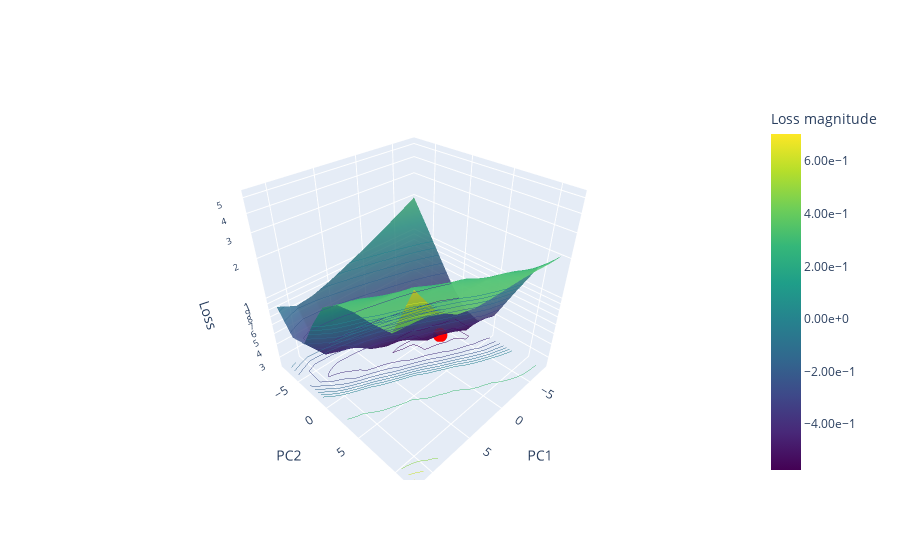

Here is the notebook cell this chart was saved with:
### Code cell
surface = go.Surface(
        x=xx,
        y=yy,
        z=grid_losses,
        opacity=0.8,
        name="grid point",
        coloraxis="coloraxis",
        colorscale="Viridis",
    )

# adding a log scale on Z
layout = go.Layout(
    scene=dict(xaxis_title="PC1", yaxis_title="PC2", zaxis_title=" Loss", zaxis=dict(type='log')),
    coloraxis=dict(
        colorbar=dict(title="Loss magnitude", tickformat=".2e"),  # Format tick labels as scientific notation
        colorscale="Viridis",
        cmin=np.log10(grid_losses.min()),  # Set minimum value on color axis to log10(min(z))
        cmax=np.log10(grid_losses.max()),  # Set maximum value on color axis to log10(max(z))
),
)

fig = go.Figure(data=[surface], layout=layout)


fig.update_traces(contours_z=dict(show=True, usecolormap=True,
                              highlightcolor="limegreen", project_z=True))

_min_x, _min_y = np.unravel_index(np.argmin(grid_losses), grid_losses.shape)
min_point = go.Scatter3d(
    x=[xx[_min_x, _min_y]],
    y=[yy[_min_x, _min_y]],
    z=[grid_losses[_min_x, _min_y]],
    mode='markers',
    marker=dict(
        size=5,
        color='red',                # set color to red
    ),
    name="global minimum"
)

fig.add_trace(min_point)

### Figure 1 — Plotly figure (JSON) as saved in the notebook; plotly's stock layout.template omitted (floating-point values rounded to 4 significant figures)
{"data": [{"coloraxis": "coloraxis", "colorscale": [[0, "#440154"], [0.1111, "#482878"], [0.2222, "#3e4989"], [0.3333, "#31688e"], [0.4444, "#26828e"], [0.5556, "#1f9e89"], [0.6667, "#35b779"], [0.7778, "#6ece58"], [0.8889, "#b5de2b"], [1, "#fde725"]], "contours": {"z": {"highlightcolor": "limegreen", "project": {"z": true}, "show": true, "usecolormap": true}}, "name": "grid point", "opacity": 0.8, "type": "surface", "x": [[-7.618, -5.477, -3.335, -1.193, 0.9482, 3.09, 5.232, 7.373, 9.515, 11.66], [-7.618, -5.477, -3.335, -1.193, 0.9482, 3.09, 5.232, 7.373, 9.515, 11.66], [-7.618, -5.477, -3.335, -1.193, 0.9482, 3.09, 5.232, 7.373, 9.515, 11.66], [-7.618, -5.477, -3.335, -1.193, 0.9482, 3.09, 5.232, 7.373, 9.515, 11.66], [-7.618, -5.477, -3.335, -1.193, 0.9482, 3.09, 5.232, 7.373, 9.515, 11.66], [-7.618, -5.477, -3.335, -1.193, 0.9482, 3.09, 5.232, 7.373, 9.515, 11.66], [-7.618, -5.477, -3.335, -1.193, 0.9482, 3.09, 5.232, 7.373, 9.515, 11.66], [-7.618, -5.477, -3.335, -1.193, 0.9482, 3.09, 5.232, 7.373, 9.515, 11.66], [-7.618, -5.477, -3.335, -1.193, 0.9482, 3.09, 5.232, 7.373, 9.515, 11.66], [-7.618, -5.477, -3.335, -1.193, 0.9482, 3.09, 5.232, 7.373, 9.515, 11.66]], "y": [[-7.618, -7.618, -7.618, -7.618, -7.618, -7.618, -7.618, -7.618, -7.618, -7.618], [-5.477, -5.477, -5.477, -5.477, -5.477, -5.477, -5.477, -5.477, -5.477, -5.477], [-3.335, -3.335, -3.335, -3.335, -3.335, -3.335, -3.335, -3.335, -3.335, -3.335], [-1.193, -1.193, -1.193, -1.193, -1.193, -1.193, -1.193, -1.193, -1.193, -1.193], [0.9482, 0.9482, 0.9482, 0.9482, 0.9482, 0.9482, 0.9482, 0.9482, 0.9482, 0.9482], [3.09, 3.09, 3.09, 3.09, 3.09, 3.09, 3.09, 3.09, 3.09, 3.09], [5.232, 5.232, 5.232, 5.232, 5.232, 5.232, 5.232, 5.232, 5.232, 5.232], [7.373, 7.373, 7.373, 7.373, 7.373, 7.373, 7.373, 7.373, 7.373, 7.373], [9.515, 9.515, 9.515, 9.515, 9.515, 9.515, 9.515, 9.515, 9.515, 9.515], [11.66, 11.66, 11.66, 11.66, 11.66, 11.66, 11.66, 11.66, 11.66, 11.66]], "z": [[1.999, 1.706, 1.463, 1.263, 1.096, 0.959, 0.8462, 0.7615, 0.7257, 0.8485], [1.262, 1.055, 0.8886, 0.7582, 0.6534, 0.5711, 0.5075, 0.4617, 0.4499, 0.5608], [0.7842, 0.6392, 0.5309, 0.4517, 0.397, 0.3614, 0.3428, 0.3465, 0.3957, 0.6091], [0.4932, 0.3963, 0.3337, 0.299, 0.2895, 0.3073, 0.3588, 0.4638, 0.6708, 1.06], [0.341, 0.286, 0.2668, 0.2863, 0.3536, 0.4844, 0.6979, 0.9996, 1.351, 1.699], [0.3053, 0.2977, 0.3503, 0.4823, 0.7176, 1.052, 1.414, 1.721, 1.951, 2.114], [0.4113, 0.4893, 0.681, 0.9977, 1.388, 1.738, 1.984, 2.135, 2.221, 2.269], [0.7917, 0.9857, 1.3, 1.651, 1.939, 2.126, 2.228, 2.274, 2.295, 2.308], [1.486, 1.652, 1.882, 2.082, 2.21, 2.273, 2.297, 2.311, 2.342, 2.449], [2.089, 2.122, 2.204, 2.27, 2.306, 2.334, 2.401, 2.623, 3.291, 5.054]]}, {"marker": {"color": "red", "size": 5}, "mode": "markers", "name": "global minimum", "type": "scatter3d", "x": [-3.335], "y": [0.9482], "z": [0.2668]}], "layout": {"coloraxis": {"cmax": 0.7036, "cmin": -0.5738, "colorbar": {"tickformat": ".2e", "title": {"text": "Loss magnitude"}}, "colorscale": [[0, "#440154"], [0.1111, "#482878"], [0.2222, "#3e4989"], [0.3333, "#31688e"], [0.4444, "#26828e"], [0.5556, "#1f9e89"], [0.6667, "#35b779"], [0.7778, "#6ece58"], [0.8889, "#b5de2b"], [1, "#fde725"]]}, "scene": {"xaxis": {"title": {"text": "PC1"}}, "yaxis": {"title": {"text": "PC2"}}, "zaxis": {"title": {"text": " Loss"}, "type": "log"}}}}
